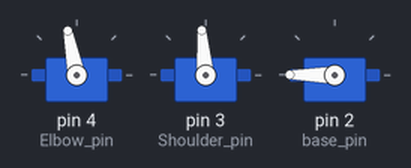
Bench run of a sketch on a simulated Arduino Uno, built with avr-gcc and run on an emulated ATmega328P. Shown: 3 × servo.

Above: at 0.1 s.
At 6.4 s:
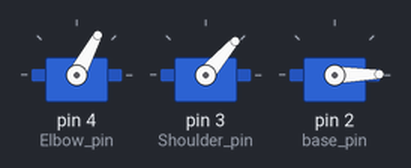
At 7.6 s:
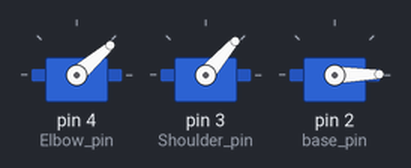
At 13.2 s:
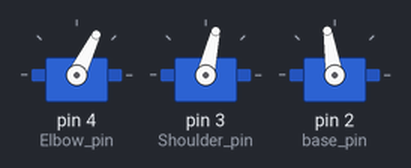
At 14.2 s:
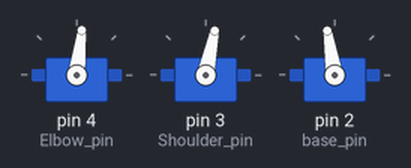
At 15.4 s:
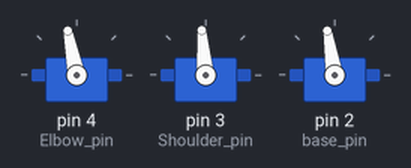
Timing chart, 0 to 17.8 s (numbered marks = the images above):
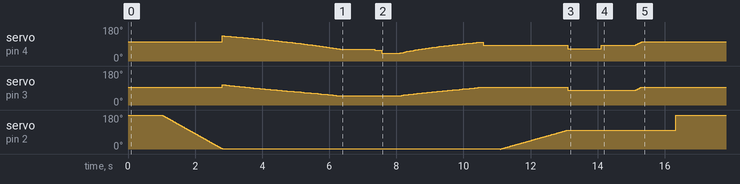

The sketch:

Robot_arm_sequence_of_control.ino
```cpp
// This code is a hard coded sequence of motions for the small servo robotic arm. This code picks up a small basket and moves it and drops it off in a new location. Video in photos

#include <Servo.h>
Servo Elbow;
int Elbow_pin = 4;
Servo Shoulder;
int Shoulder_pin = 3;
Servo base;
int base_pin = 2;

double AngleBase;
double AngleShoulder;
double AngleElbow;

double AngleXL; // the angle between the base x coord. and the hypotenus length l

float sideLength = 6.7; // side length in cm
float x; // the x cordinate of the end (cm)
float y; // the y cordinate of the end (cm)
float hypLength = sqrt(2)*sideLength; // set inital hypotenus length to make a 45,45,90 triangle

int Xpot = A3; // Potentiometer pin to control x motion
int Ypot = A4; // Potentiometer pin to control y motion

void setup() {
  Elbow.attach(Elbow_pin);
  Shoulder.attach(Shoulder_pin);
  base.attach(base_pin);

  Serial.begin(9600);
}

void loop() {
  base.write(180);
  set_arm_position (6,6);
    delay(1000);

  //Pick up pay load
  for ( int theta = 180 ; theta > 0 ; theta = theta - 1) {
  base.write(theta);
    delay(10); }
  for ( x = 4 ; x < 11 ; x = x + .1) {
  set_arm_position (x,3.5);
    delay(50); }
  delay(1000);

   //Move pay load
  set_arm_position (11,4);
    delay(200);
  set_arm_position (11,6);
    delay(500);
  set_arm_position (6,6);
  for ( x = 11 ; x > 6 ; x = x - .1) {
  set_arm_position (x,6);
    delay(50); }
  set_arm_position (6,8);
    delay(500);
  for ( int theta = 0 ; theta < 100 ; theta = theta + 1) {
  base.write(theta);
    delay(20);
  }
  set_arm_position (8,8);
    delay(1000);

  //Set down payload
  set_arm_position (8,6);
    delay(1000);
  for ( x = 8 ; x > 6 ; x = x - .1) {
  set_arm_position (x,6);
    delay(10); }
    delay(1000);
  base.write(180);
  set_arm_position (6,6);
    delay(100000);
}


void set_arm_position (float x, float y) {
  // Calculate base angle and the hypotenus length
  double AngleXLrad = atan(y/x); // base angle in radians
  AngleXL = 180. / PI * AngleXLrad; // AngleXL in degrees
  //Serial.print("AngleXL is ");
  //Serial.println(AngleXL);

  hypLength = x / cos(AngleXLrad);
  // Serial.print("hypLength is ");
  // Serial.println(hypLength);


    // Calculate angles based on side length and hypotenus length
    AngleShoulder = acos(hypLength / (2 * sideLength)); // AngleShoulder in radians
    AngleShoulder = 180. / PI * AngleShoulder; // AngleShoulder in radians
    AngleElbow = 180 - 2 * AngleShoulder; // AngleShoulder in degrees


    AngleShoulder = AngleShoulder + AngleXL;
    //Serial.println(AngleShoulder);
    Shoulder.write(AngleShoulder);

    AngleElbow = 180 - AngleElbow;
    //Serial.println(AngleElbow);
    Elbow.write(AngleElbow);
}
```
